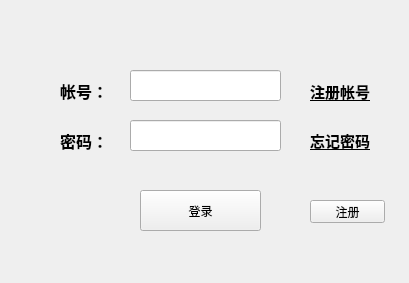
<?xml version="1.0" encoding="UTF-8"?>
<ui version="4.0">
 <class>LoginWindow</class>
 <widget class="QMainWindow" name="LoginWindow">
  <property name="geometry">
   <rect>
    <x>0</x>
    <y>0</y>
    <width>409</width>
    <height>283</height>
   </rect>
  </property>
  <property name="windowTitle">
   <string>登录</string>
  </property>
  <widget class="QWidget" name="centralWidget">
   <widget class="QPushButton" name="login_btn">
    <property name="geometry">
     <rect>
      <x>140</x>
      <y>190</y>
      <width>121</width>
      <height>41</height>
     </rect>
    </property>
    <property name="text">
     <string>登录</string>
    </property>
   </widget>
   <widget class="QLineEdit" name="account_input">
    <property name="geometry">
     <rect>
      <x>130</x>
      <y>70</y>
      <width>151</width>
      <height>31</height>
     </rect>
    </property>
   </widget>
   <widget class="QLineEdit" name="password_input">
    <property name="geometry">
     <rect>
      <x>130</x>
      <y>120</y>
      <width>151</width>
      <height>31</height>
     </rect>
    </property>
    <property name="echoMode">
     <enum>QLineEdit::Password</enum>
    </property>
   </widget>
   <widget class="QLabel" name="account_text">
    <property name="geometry">
     <rect>
      <x>60</x>
      <y>80</y>
      <width>51</width>
      <height>21</height>
     </rect>
    </property>
    <property name="font">
     <font>
      <pointsize>12</pointsize>
      <weight>75</weight>
      <bold>true</bold>
     </font>
    </property>
    <property name="text">
     <string>帐号：</string>
    </property>
   </widget>
   <widget class="QLabel" name="password_text">
    <property name="geometry">
     <rect>
      <x>60</x>
      <y>130</y>
      <width>51</width>
      <height>21</height>
     </rect>
    </property>
    <property name="font">
     <font>
      <pointsize>12</pointsize>
      <weight>75</weight>
      <bold>true</bold>
     </font>
    </property>
    <property name="text">
     <string>密码：</string>
    </property>
   </widget>
   <widget class="QLabel" name="lsign_txt">
    <property name="geometry">
     <rect>
      <x>310</x>
      <y>80</y>
      <width>71</width>
      <height>21</height>
     </rect>
    </property>
    <property name="font">
     <font>
      <pointsize>11</pointsize>
      <weight>75</weight>
      <bold>true</bold>
      <underline>true</underline>
     </font>
    </property>
    <property name="cursor">
     <cursorShape>PointingHandCursor</cursorShape>
    </property>
    <property name="focusPolicy">
     <enum>Qt::ClickFocus</enum>
    </property>
    <property name="text">
     <string>&lt;u&gt;注册帐号&lt;/u&gt;</string>
    </property>
   </widget>
   <widget class="QLabel" name="lsign_txt_2">
    <property name="geometry">
     <rect>
      <x>310</x>
      <y>130</y>
      <width>71</width>
      <height>21</height>
     </rect>
    </property>
    <property name="font">
     <font>
      <pointsize>11</pointsize>
      <weight>75</weight>
      <bold>true</bold>
      <underline>true</underline>
     </font>
    </property>
    <property name="cursor">
     <cursorShape>PointingHandCursor</cursorShape>
    </property>
    <property name="text">
     <string>忘记密码</string>
    </property>
   </widget>
   <widget class="QPushButton" name="register_btn">
    <property name="geometry">
     <rect>
      <x>310</x>
      <y>200</y>
      <width>75</width>
      <height>23</height>
     </rect>
    </property>
    <property name="text">
     <string>注册</string>
    </property>
   </widget>
   <widget class="QLabel" name="error_msg_text">
    <property name="geometry">
     <rect>
      <x>110</x>
      <y>160</y>
      <width>171</width>
      <height>21</height>
     </rect>
    </property>
    <property name="font">
     <font>
      <weight>75</weight>
      <bold>true</bold>
     </font>
    </property>
    <property name="layoutDirection">
     <enum>Qt::LeftToRight</enum>
    </property>
    <property name="text">
     <string/>
    </property>
    <property name="alignment">
     <set>Qt::AlignCenter</set>
    </property>
    <property name="margin">
     <number>0</number>
    </property>
   </widget>
  </widget>
 </widget>
 <layoutdefault spacing="6" margin="11"/>
 <resources/>
 <connections/>
</ui>
